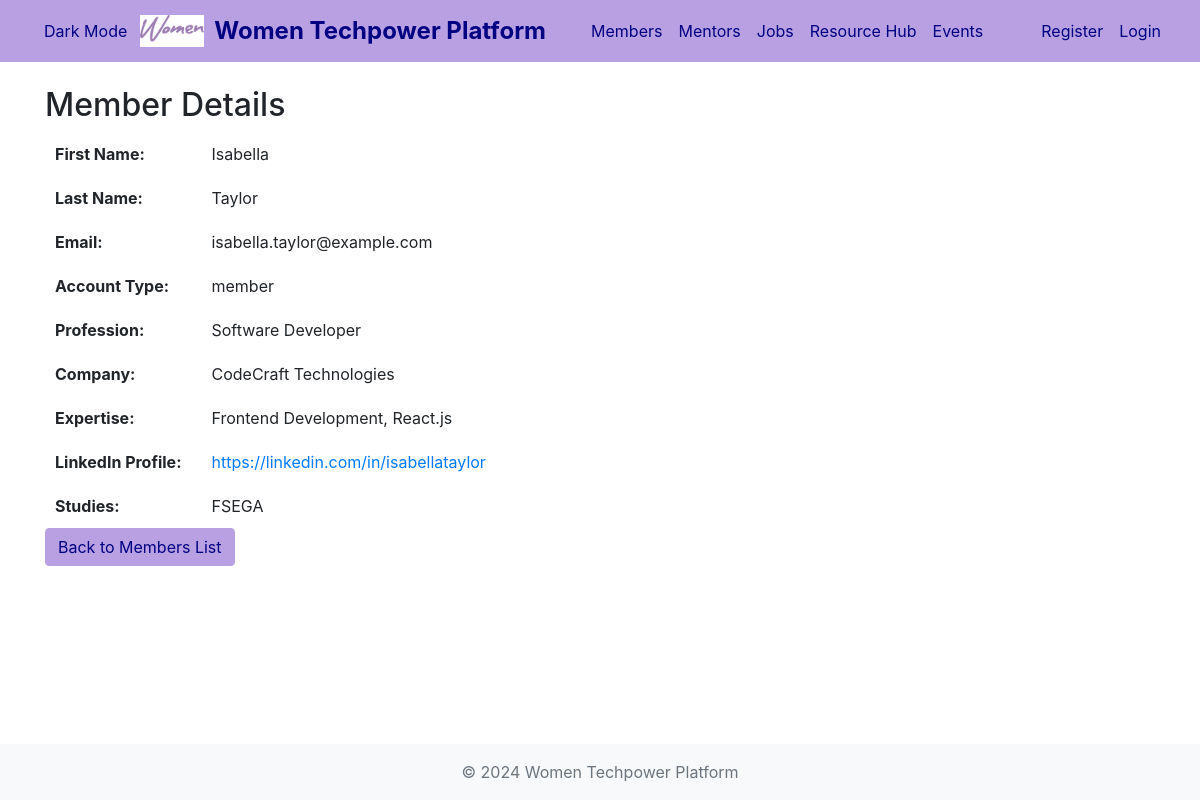
The page /details_member.php?id=15 on the database its author committed.
### tables this page shows
CREATE TABLE `members` (
  `id` int(11) NOT NULL,
  `first_name` varchar(50) NOT NULL,
  `last_name` varchar(50) NOT NULL,
  `email` varchar(100) NOT NULL,
  `pswd` varchar(255) NOT NULL,
  `profession` varchar(100) DEFAULT NULL,
  `company` varchar(100) DEFAULT NULL,
  `expertise` text DEFAULT NULL,
  `linkedin_profile` varchar(255) DEFAULT NULL,
  `status` enum('member','mentor','admin') DEFAULT 'member',
  `created_at` timestamp NOT NULL DEFAULT current_timestamp(),
  `studies` varchar(255) DEFAULT NULL
);

### details_member.php (the view, shortened to what this page needs)
<?php
include_once "includes/header.php";
$memberId = $_GET['id'];
$database = new Database();
$db = $database->getConnection();
$query = "SELECT first_name, last_name, email, status, profession, company, expertise, linkedin_profile, studies
          FROM members WHERE id = ?";
$stmt = $db->prepare($query);
$stmt->execute([$memberId]);
$member = $stmt->fetch(PDO::FETCH_ASSOC);
function displayValue($value) {
    return !empty($value) ? htmlspecialchars($value) : "N/A";
}
?>
<div class="details-container">
    <h2>Member Details</h2>
    <table class="details-table">
        <tr>
            <th>First Name:</th>
            <td><?php echo displayValue($member['first_name']); ?></td>
        </tr>
        <tr>
            <th>Last Name:</th>
            <td><?php echo displayValue($member['last_name']); ?></td>
        </tr>
        <tr>
            <th>Email:</th>
            <td><?php echo displayValue($member['email']); ?></td>
        </tr>
        <tr>
            <th>Account Type:</th>
            <td><?php echo displayValue($member['status']); ?></td>
        </tr>
        <tr>
            <th>Profession:</th>
            <td><?php echo displayValue($member['profession']); ?></td>
        </tr>
        <tr>
            <th>Company:</th>
            <td><?php echo displayValue($member['company']); ?></td>
        </tr>
        <tr>
            <th>Expertise:</th>
            <td><?php echo nl2br(displayValue($member['expertise'])); ?></td>
        </tr>
        <tr>
            <th>LinkedIn Profile:</th>
            <td>
                <?php
                $linkedin = displayValue($member['linkedin_profile']);
                echo $linkedin !== "N/A"
                    ? "<a href=\"$linkedin\" target=\"_blank\">$linkedin</a>"
                    : $linkedin;
                ?>
            </td>
        </tr>
        <tr>
            <th>Studies:</th>
            <td><?php echo displayValue($member['studies']); ?></td>
        </tr>
    </table>
    <a href="members.php" class="btn btn-primary">Back to Members List</a>
</div>
<?php include_once "includes/footer.php"; ?>

### css/style.css (style rules this page uses)
body { min-height: 100vh; display: flex; flex-direction: column; }
.btn-primary { background-color: #b9a0e3 !important; color: #000080 !important; border-color: #b9a0e3 !important; }
.details-table th { text-align: left; padding: 10px; width: 30%; vertical-align: top; }
.details-table td { text-align: left; padding: 10px 20px; font-weight: normal; }

### rows shown on the page
members: first_name "Isabella", last_name "Taylor", email "isabella.taylor@example.com", status "member", profession "Software Developer", company "CodeCraft Technologies", expertise "Frontend Development, React.js", linkedin_profile "https://linkedin.com/in/isabellataylor", studies "FSEGA"
